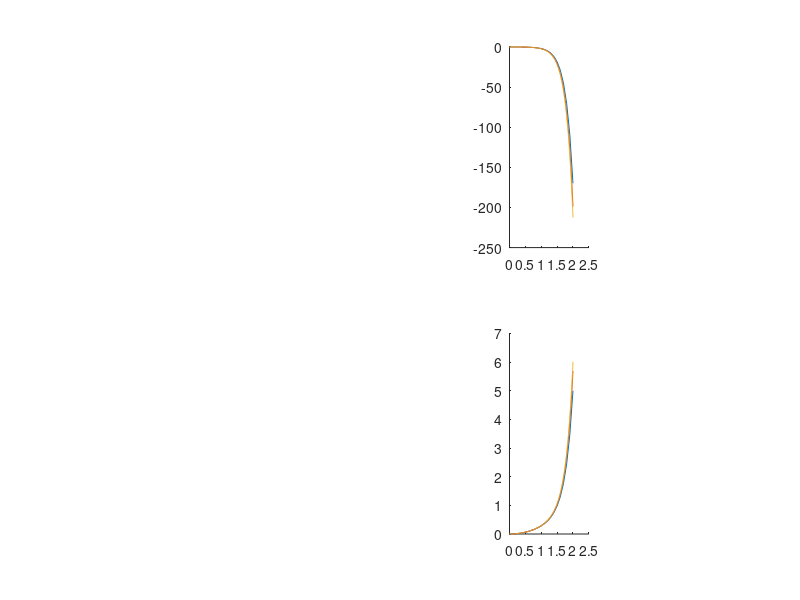

Here is the MATLAB script that generated this plot:
clc;
clear all;

A = [0, 1, 0, 0; 20.601, 0, 0, 0; 0, 0, 0, 1; -0.4905, 0, 0, 0]
B = [0; -1; 0; 0.5]
Cx1 = [1, 0, 0, 0] % posicion angular
Cx2 = [0, 1, 0, 0] % velocidad angular
Cx3 = [0, 0, 1, 0] % posicion
Cx4 = [0, 0, 0, 1] % velocidad

Ti = [0.1, 0.05, 0.001];       % Resolucion
tsim = 2;       % Tiempo de simulacion

% Condiciones iniciales
X1_aprox(1) = 0;
X2_aprox(1) = 0;
X3_aprox(1) = 0;
X4_aprox(1) = 0;

X_aprox(:, 1) = [X1_aprox; X2_aprox; X3_aprox; X4_aprox]


% Tiempo inicial
t_mejorado(1) = 0;

% Metodo de Euler mejorado
for c = 1:length(Ti)
    a = tsim/Ti(c);    % Iteraciones
    u = ones(1, a+1);
    for k = 1:tsim/Ti(c)
        X_aprox(:, k+1) = X_aprox(:, k) + Ti(c) * (A*X_aprox(:, k) + B*u(k));

        t_mejorado(k+1) = t_mejorado(k) + Ti(c);
        X_aprox(:, k+1) = X_aprox(:, k) + Ti(c) * ( A*X_aprox(:, k) + B*u(k) + A*X_aprox(:, k+1) + B*u(k+1) )/2;

        X1_aprox(k+1) = Cx1 *  X_aprox(:, k+1);
        X2_aprox(k+1) = Cx2 *  X_aprox(:, k+1);
        X3_aprox(k+1) = Cx3 *  X_aprox(:, k+1);
        X4_aprox(k+1) = Cx4 *  X_aprox(:, k+1);
    end
    
    subplot(2, 5, 4);
    hold on;
    plot(t_mejorado, X_aprox(1, :));
    subplot(2, 5, 9);
    hold on;
    plot(t_mejorado, X_aprox(3, :));
end